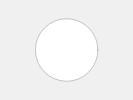
Frame 1 (no input)
Frame 60 (no input): identical to frame 1, image omitted
Frame 120 (the mouse pressed at the canvas centre since frame 60): identical to frame 1, image omitted

The p5.js sketch that drew this single still picture (run headless with seeded random() and noise() and a simulated clock; from frame 60 on, the mouse is pressed at the canvas centre):

// p5.js sketch
// ── sketch.js
// ---- definition ------------------------------------------------------------

/**
 * Calculates the scale factor for fitting `contentSize` to `containerSize`
 * keeping the original aspect ratio.
 * @param contentSize - The width and height of the content.
 * @param containerSize - The width and height of the container.
 * @returns The calculated scale factor.
 */
const calculateScaleFactor = (contentSize, containerSize) => {
  return Math.min(
    containerSize.width / contentSize.width,
    containerSize.height / contentSize.height
  );
};

/**
 * Creates a p5 canvas that fits to `htmlElement`.
 * @param logicalSize - The logical width and height.
 * @param htmlElement - The container element. Defaults to `document.body`.
 * @returns The created canvas element and other related stuff.
 */
const createScaledCanvas = (logicalSize, htmlElement = document.body) => {
  const scaleFactor = calculateScaleFactor(
    logicalSize,
    htmlElement.getBoundingClientRect()
  );

  const element = createCanvas(
    logicalSize.width * scaleFactor,
    logicalSize.height * scaleFactor
  );

  const drawScaled = drawInLogicalSize => {
    push();
    scale(scaleFactor);
    drawInLogicalSize();
    pop();
  };

  return {
    element,
    drawScaled,
    logicalSize
  };
};

// ---- example ---------------------------------------------------------------

let scaledCanvas;

const drawInLogicalSize = () => {
  const {
    logicalSize: { width, height }
  } = scaledCanvas;

  const circleSize = 300;

  circle(width / 2, height / 2, circleSize);
};

function setup() {
  scaledCanvas = createScaledCanvas({ width: 640, height: 480 });
}

function draw() {
  background(240);
  scaledCanvas.drawScaled(drawInLogicalSize);
}
